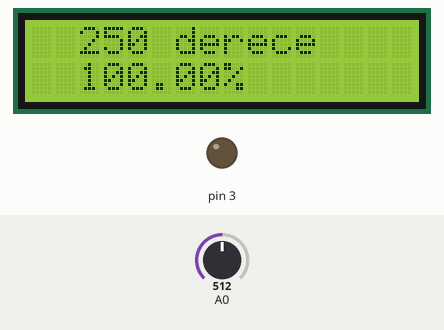
A sketch run on a simulated Arduino Uno, built with avr-gcc and run on an emulated ATmega328P. Shown: 16×2 character LCD, output pins drawn as LEDs (lit = HIGH). The test bench sets the inputs (shaded band); at power-on: A0 = 512. What the sketch prints to the serial monitor is not drawn.

Above: at 1.2 s.
1.3 s: A0 set to 716
At 2.8 s:
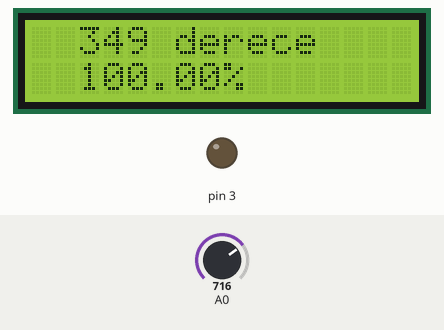
3.1 s: A0 set to 900
At 4.3 s:
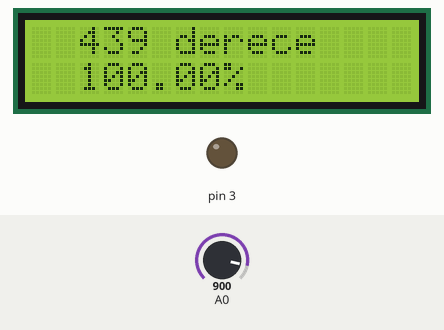
4.7 s: A0 set to 1023
At 5.8 s:
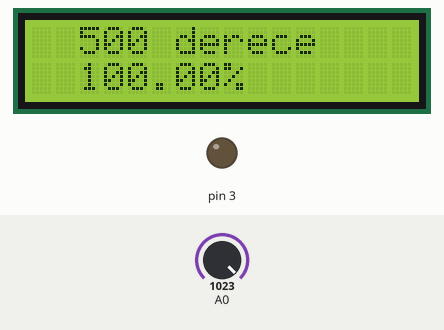
Timing chart, 0 to 7.7 s (numbered marks = the images above; inputs shaded):
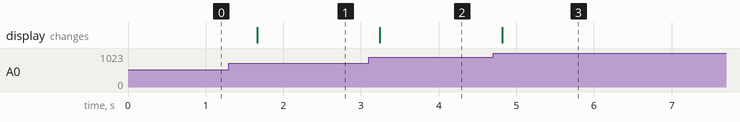

Measured:
- after the input at 1.3 s, the display: changes after 0.36 s (image 1)
- after the input at 3.1 s, the display: changes after 0.14 s (image 2)
- after the input at 4.7 s, the display: changes after 0.12 s (image 3)

The sketch:

temp_controller.ino
```cpp
#include <LiquidCrystal_I2C.h>

LiquidCrystal_I2C lcd(0x27, 16, 2);

float tempMin = 25.0;
float tempMax = 29.0;
int fan_hizi;
double line;


void setup() {
  pinMode(3, OUTPUT);
  lcd.begin();
  Serial.begin(9600);
}

void loop() {

  int temp = ((analogRead(A0) / 1023.0) * 5000) / 10.0;

  if ((temp >= tempMin) && (temp <= tempMax)) {
    fan_hizi = map(temp, tempMin, tempMax, 0, 255);
    analogWrite(3, fan_hizi);
  } else if (temp < tempMin) {
    fan_hizi = 0;
    digitalWrite(3, LOW);
  } else if (temp > tempMax) {
    fan_hizi = 255;
  }


  line = ((double)fan_hizi / 255) * 100;

  Serial.print(temp);
  Serial.print("\t");
  Serial.println(fan_hizi);


  lcd.clear();
  lcd.home();
  lcd.setCursor(2, 0);
  lcd.print(temp);
  lcd.print(" derece");
  lcd.setCursor(2, 1);
  lcd.print(line);
  lcd.print("% ");
  delay(500);
}
```
